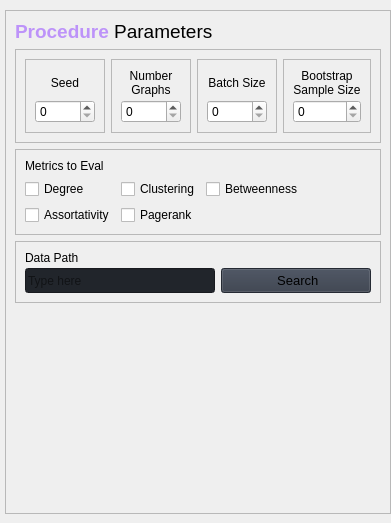
                               <widget class="QWidget" name="scrollAreaWidgetContents_4">
                                <property name="geometry">
                                 <rect>
                                  <x>0</x>
                                  <y>0</y>
                                  <width>391</width>
                                  <height>523</height>
                                 </rect>
                                </property>
                                <layout class="QVBoxLayout" name="verticalLayout_49">
                                 <property name="spacing">
                                  <number>11</number>
                                 </property>
                                 <property name="leftMargin">
                                  <number>5</number>
                                 </property>
                                 <property name="topMargin">
                                  <number>10</number>
                                 </property>
                                 <property name="rightMargin">
                                  <number>0</number>
                                 </property>
                                 <property name="bottomMargin">
                                  <number>9</number>
                                 </property>
                                 <item>
                                  <widget class="QFrame" name="conf_ev_row">
                                   <property name="frameShape">
                                    <enum>QFrame::StyledPanel</enum>
                                   </property>
                                   <property name="frameShadow">
                                    <enum>QFrame::Raised</enum>
                                   </property>
                                   <layout class="QVBoxLayout" name="verticalLayout_64">
                                    <item>
                                     <widget class="QLabel" name="label_row_1_ev">
                                      <property name="maximumSize">
                                       <size>
                                        <width>16777215</width>
                                        <height>25</height>
                                       </size>
                                      </property>
                                      <property name="text">
                                       <string>&lt;html&gt;&lt;head/&gt;&lt;body&gt;&lt;p&gt;&lt;span style=&quot; font-size:14pt; font-weight:700; color:#bd93f9;&quot;&gt;Procedure &lt;/span&gt;&lt;span style=&quot; font-size:14pt;&quot;&gt;Parameters&lt;/span&gt;&lt;/p&gt;&lt;/body&gt;&lt;/html&gt;</string>
                                      </property>
                                     </widget>
                                    </item>
                                    <item>
                                     <widget class="QFrame" name="frame_53">
                                      <property name="frameShape">
                                       <enum>QFrame::StyledPanel</enum>
                                      </property>
                                      <property name="frameShadow">
                                       <enum>QFrame::Raised</enum>
                                      </property>
                                      <layout class="QGridLayout" name="gridLayout_2">
                                       <item row="0" column="0">
                                        <widget class="QFrame" name="frame_54">
                                         <property name="frameShape">
                                          <enum>QFrame::StyledPanel</enum>
                                         </property>
                                         <property name="frameShadow">
                                          <enum>QFrame::Raised</enum>
                                         </property>
                                         <layout class="QVBoxLayout" name="verticalLayout_65">
                                          <property name="spacing">
                                           <number>3</number>
                                          </property>
                                          <item>
                                           <widget class="QLabel" name="label_seed_ev">
                                            <property name="maximumSize">
                                             <size>
                                              <width>16777215</width>
                                              <height>32</height>
                                             </size>
                                            </property>
                                            <property name="text">
                                             <string>&lt;html&gt;&lt;head/&gt;&lt;body&gt;&lt;p align=&quot;center&quot;&gt;Seed&lt;/p&gt;&lt;/body&gt;&lt;/html&gt;</string>
                                            </property>
                                           </widget>
                                          </item>
                                          <item>
                                           <widget class="QSpinBox" name="spin_seed_ev"/>
                                          </item>
                                         </layout>
                                        </widget>
                                       </item>
                                       <item row="0" column="1">
                                        <widget class="QFrame" name="frame_55">
                                         <property name="frameShape">
                                          <enum>QFrame::StyledPanel</enum>
                                         </property>
                                         <property name="frameShadow">
                                          <enum>QFrame::Raised</enum>
                                         </property>
                                         <layout class="QVBoxLayout" name="verticalLayout_66">
                                          <property name="spacing">
                                           <number>3</number>
                                          </property>
                                          <item>
                                           <widget class="QLabel" name="label_num_graphs_ev">
                                            <property name="maximumSize">
                                             <size>
                                              <width>16777215</width>
                                              <height>32</height>
                                             </size>
                                            </property>
                                            <property name="text">
                                             <string>&lt;html&gt;&lt;head/&gt;&lt;body&gt;&lt;p align=&quot;center&quot;&gt;Number&lt;br/&gt;Graphs&lt;/p&gt;&lt;/body&gt;&lt;/html&gt;</string>
                                            </property>
                                           </widget>
                                          </item>
                                          <item>
                                           <widget class="QSpinBox" name="spin_num_graphs_ev"/>
                                          </item>
                                         </layout>
                                        </widget>
                                       </item>
                                       <item row="0" column="2">
                                        <widget class="QFrame" name="frame_58">
                                         <property name="frameShape">
                                          <enum>QFrame::StyledPanel</enum>
                                         </property>
                                         <property name="frameShadow">
                                          <enum>QFrame::Raised</enum>
                                         </property>
                                         <layout class="QVBoxLayout" name="verticalLayout_69">
                                          <property name="spacing">
                                           <number>3</number>
                                          </property>
                                          <item>
                                           <widget class="QLabel" name="label_batch_size_ev">
                                            <property name="maximumSize">
                                             <size>
                                              <width>16777215</width>
                                              <height>32</height>
                                             </size>
                                            </property>
                                            <property name="text">
                                             <string>&lt;html&gt;&lt;head/&gt;&lt;body&gt;&lt;p align=&quot;center&quot;&gt;Batch Size&lt;/p&gt;&lt;/body&gt;&lt;/html&gt;</string>
                                            </property>
                                           </widget>
                                          </item>
                                          <item>
                                           <widget class="QSpinBox" name="spin_batch_size_ev"/>
                                          </item>
                                         </layout>
                                        </widget>
                                       </item>
                                       <item row="0" column="3">
                                        <widget class="QFrame" name="frame_56">
                                         <property name="frameShape">
                                          <enum>QFrame::StyledPanel</enum>
                                         </property>
                                         <property name="frameShadow">
                                          <enum>QFrame::Raised</enum>
                                         </property>
                                         <layout class="QVBoxLayout" name="verticalLayout_67">
                                          <property name="spacing">
                                           <number>3</number>
                                          </property>
                                          <item>
                                           <widget class="QLabel" name="label_bs_samples_ev">
                                            <property name="maximumSize">
                                             <size>
                                              <width>16777215</width>
                                              <height>32</height>
                                             </size>
                                            </property>
                                            <property name="text">
                                             <string>&lt;html&gt;&lt;head/&gt;&lt;body&gt;&lt;p align=&quot;center&quot;&gt;Bootstrap&lt;br/&gt;Sample Size&lt;/p&gt;&lt;/body&gt;&lt;/html&gt;</string>
                                            </property>
                                           </widget>
                                          </item>
                                          <item>
                                           <widget class="QSpinBox" name="spin_bs_samples_ev"/>
                                          </item>
                                         </layout>
                                        </widget>
                                       </item>
                                      </layout>
                                     </widget>
                                    </item>
                                    <item>
                                     <widget class="QFrame" name="frame_57">
                                      <property name="frameShape">
                                       <enum>QFrame::StyledPanel</enum>
                                      </property>
                                      <property name="frameShadow">
                                       <enum>QFrame::Raised</enum>
                                      </property>
                                      <layout class="QGridLayout" name="gridLayout_6">
                                       <item row="1" column="0">
                                        <widget class="QCheckBox" name="check_d_ev_ev">
                                         <property name="styleSheet">
                                          <string notr="true"/>
                                         </property>
                                         <property name="text">
                                          <string>Degree</string>
                                         </property>
                                        </widget>
                                       </item>
                                       <item row="1" column="2" colspan="2">
                                        <widget class="QCheckBox" name="check_b_ev_ev">
                                         <property name="styleSheet">
                                          <string notr="true"/>
                                         </property>
                                         <property name="text">
                                          <string>Betweenness</string>
                                         </property>
                                        </widget>
                                       </item>
                                       <item row="2" column="0">
                                        <widget class="QCheckBox" name="check_a_ev_ev">
                                         <property name="styleSheet">
                                          <string notr="true"/>
                                         </property>
                                         <property name="text">
                                          <string>Assortativity</string>
                                         </property>
                                        </widget>
                                       </item>
                                       <item row="0" column="0" colspan="5">
                                        <widget class="QLabel" name="label_metrics_ev_ev">
                                         <property name="maximumSize">
                                          <size>
                                           <width>16777215</width>
                                           <height>20</height>
                                          </size>
                                         </property>
                                         <property name="text">
                                          <string>Metrics to Eval</string>
                                         </property>
                                        </widget>
                                       </item>
                                       <item row="1" column="1">
                                        <widget class="QCheckBox" name="check_c_ev_ev">
                                         <property name="styleSheet">
                                          <string notr="true"/>
                                         </property>
                                         <property name="text">
                                          <string>Clustering</string>
                                         </property>
                                        </widget>
                                       </item>
                                       <item row="2" column="1">
                                        <widget class="QCheckBox" name="check_pr_ev_ev">
                                         <property name="styleSheet">
                                          <string notr="true"/>
                                         </property>
                                         <property name="text">
                                          <string>Pagerank</string>
                                         </property>
                                        </widget>
                                       </item>
                                      </layout>
                                     </widget>
                                    </item>
                                    <item>
                                     <widget class="QFrame" name="frame_70">
                                      <property name="minimumSize">
                                       <size>
                                        <width>0</width>
                                        <height>0</height>
                                       </size>
                                      </property>
                                      <property name="frameShape">
                                       <enum>QFrame::StyledPanel</enum>
                                      </property>
                                      <property name="frameShadow">
                                       <enum>QFrame::Raised</enum>
                                      </property>
                                      <layout class="QGridLayout" name="gridLayout_14">
                                       <property name="verticalSpacing">
                                        <number>3</number>
                                       </property>
                                       <item row="1" column="0">
                                        <widget class="QLineEdit" name="line_data_path_ev">
                                         <property name="minimumSize">
                                          <size>
                                           <width>0</width>
                                           <height>25</height>
                                          </size>
                                         </property>
                                         <property name="styleSheet">
                                          <string notr="true">background-color: rgb(33, 37, 43);</string>
                                         </property>
                                         <property name="text">
                                          <string/>
                                         </property>
                                         <property name="placeholderText">
                                          <string>Type here</string>
                                         </property>
                                        </widget>
                                       </item>
                                       <item row="0" column="0" colspan="2">
                                        <widget class="QLabel" name="label_data_path_ev">
                                         <property name="text">
                                          <string>Data Path</string>
                                         </property>
                                        </widget>
                                       </item>
                                       <item row="1" column="1">
                                        <widget class="QPushButton" name="btn_data_path_ev">
                                         <property name="minimumSize">
                                          <size>
                                           <width>150</width>
                                           <height>25</height>
                                          </size>
                                         </property>
                                         <property name="font">
                                          <font>
                                           <family>Segoe UI</family>
                                           <pointsize>10</pointsize>
                                           <italic>false</italic>
                                           <bold>false</bold>
                                          </font>
                                         </property>
                                         <property name="cursor">
                                          <cursorShape>PointingHandCursor</cursorShape>
                                         </property>
                                         <property name="styleSheet">
                                          <string notr="true">background-color: rgb(52, 59, 72);</string>
                                         </property>
                                         <property name="text">
                                          <string> Search</string>
                                         </property>
                                         <property name="icon">
                                          <iconset resource="resources.qrc">
                                           <normaloff>:/icons/images/icons/cil-folder-open.png</normaloff>:/icons/images/icons/cil-folder-open.png</iconset>
                                         </property>
                                         <property name="iconSize">
                                          <size>
                                           <width>14</width>
                                           <height>14</height>
                                          </size>
                                         </property>
                                        </widget>
                                       </item>
                                      </layout>
                                     </widget>
                                    </item>
                                    <item>
                                     <spacer name="verticalSpacer_2">
                                      <property name="orientation">
                                       <enum>Qt::Vertical</enum>
                                      </property>
                                      <property name="sizeHint" stdset="0">
                                       <size>
                                        <width>20</width>
                                        <height>40</height>
                                       </size>
                                      </property>
                                     </spacer>
                                    </item>
                                   </layout>
                                  </widget>
                                 </item>
                                </layout>
                               </widget>
